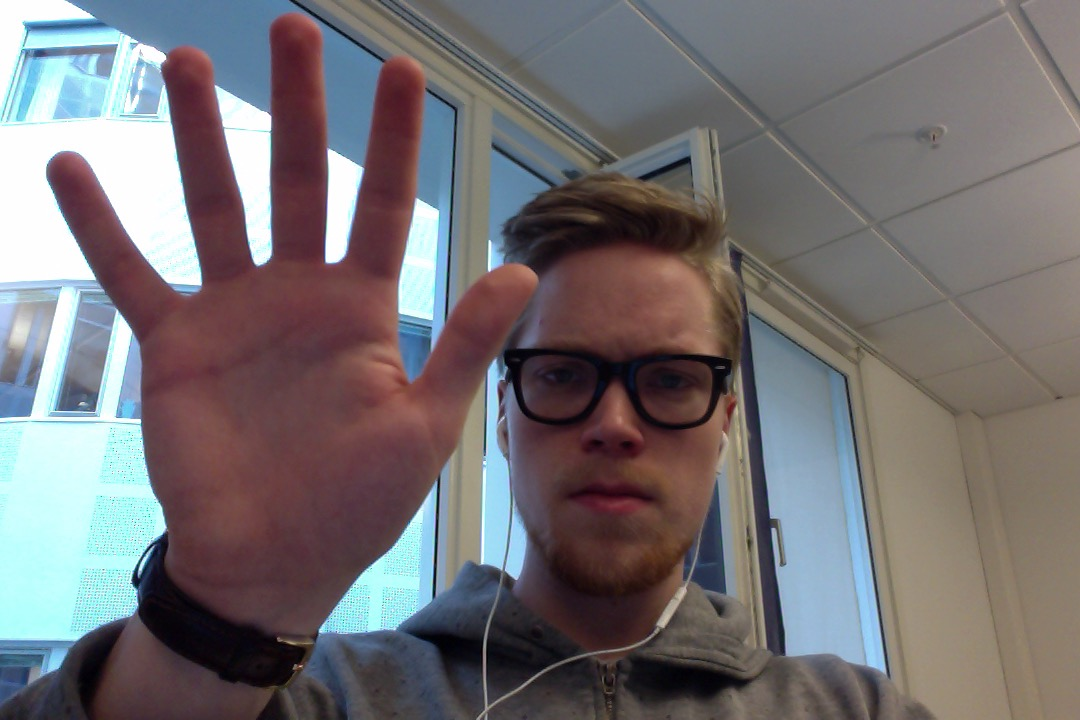
//> input picture cpp/image.jpg, 1080 x 720 px, given in place of the camera
$ ./webcam   (built with g++ and OpenCV 4)
//> lines starting //> are read from the running program, lines starting //| are printed output that depends on the picture; after the words box and inside, x2 and y2 are one past the last pixel; in counts of white or black regions, pixels touching at a corner belong together
#include "stdafx.h"
#include <windows.h>
#include <winuser.h>
#include <thread>
#include <chrono>
#include "opencv2/highgui/highgui.hpp"
#include "opencv2/imgproc/imgproc.hpp"
#include <iostream>
#include <cv.h>
#include <highgui.h>

using namespace cv;
using namespace std;

const double XSCALEFACTOR = 65535 / (GetSystemMetrics(SM_CXSCREEN) - 1);
const double YSCALEFACTOR = 65535 / (GetSystemMetrics(SM_CYSCREEN) - 1);

void mouseLeftClick(int x, int y, int command)
{
	POINT cursorPos;
	GetCursorPos(&cursorPos);

	double cx = cursorPos.x * XSCALEFACTOR;
	double cy = cursorPos.y * YSCALEFACTOR;

	double nx = x * XSCALEFACTOR;
	double ny = y * YSCALEFACTOR;

	INPUT Input = { 0 };
	Input.type = INPUT_MOUSE;

	Input.mi.dx = (LONG)nx;
	Input.mi.dy = (LONG)ny;

	if (command == 0) //down
		Input.mi.dwFlags = MOUSEEVENTF_LEFTDOWN;
	else if (command == 1) //up
		Input.mi.dwFlags = MOUSEEVENTF_LEFTUP;

	SendInput(1, &Input, sizeof(INPUT));
	return;
}

int main(int argc, char** argv){

	VideoCapture cap(0);

	std::this_thread::sleep_for(std::chrono::milliseconds(1000));

	if (!cap.isOpened()){
		cout << "Cannot open webcam" << endl;
		return -1;
	}

	namedWindow("MS Finger Paint", CV_WINDOW_NORMAL);
	namedWindow("Control", CV_WINDOW_NORMAL);

	int minYCC1 = 86;
	int minYCC2 = 140;
	int minYCC3 = 97;

	int maxYCC1 = 255;
	int maxYCC2 = 176;
	int maxYCC3 = 136;

	int gauss_blur = 7;
	int depth = 65;
	int ellipse_size = 3;

	//Create trackbars in "Control" window
	cvCreateTrackbar("minYCC1", "Control", &minYCC1, 255);
	cvCreateTrackbar("minYCC2", "Control", &minYCC2, 255);
	cvCreateTrackbar("minYCC3", "Control", &minYCC3, 255);

	cvCreateTrackbar("maxYCC1", "Control", &maxYCC1, 255);
	cvCreateTrackbar("maxYCC2", "Control", &maxYCC2, 255);
	cvCreateTrackbar("maxYCC3", "Control", &maxYCC3, 255);

	cvCreateTrackbar("Gaussian", "Control", &gauss_blur, 20);
	cvCreateTrackbar("Depth", "Control", &depth, 300);
	cvCreateTrackbar("EllipseSize", "Control", &ellipse_size, 20);

	while (true){ //Create infinte loop for live streaming

		Mat frame;
		Mat frameYCC;
		Mat frameThreshold;
		Mat ellipse = getStructuringElement(MORPH_ELLIPSE, Size(ellipse_size, ellipse_size));
		RNG rng(12345);
		vector<Vec4i> hierarchy;

		bool bSuccess = cap.read(frame);
//> frame is the input picture: 720 rows x 1080 cols, CV_8UC3; mean B, G, R 114.4, 112, 116.6

		if (!bSuccess){
			cout << "Cannot read stream" << endl;
			break;
		}
		//mirror image
		flip(frame, frame, 1);
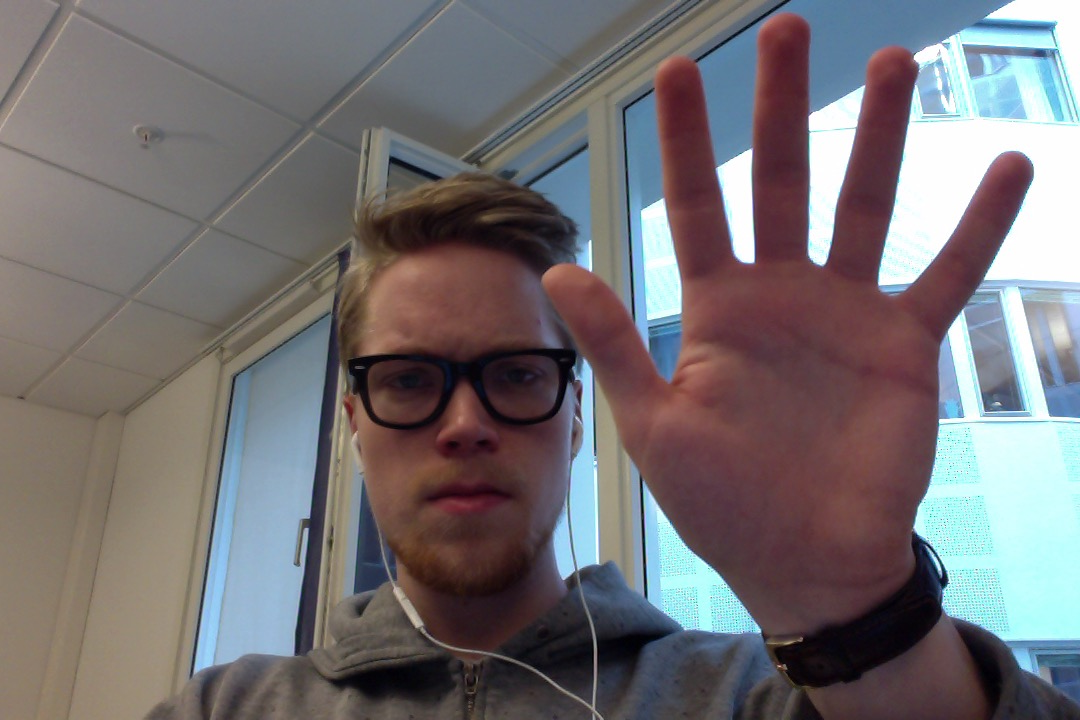
//> frame: 720 rows x 1080 cols, CV_8UC3; mean B, G, R 114.4, 112, 116.6
		//gaussian blur
		Size kSize;
		kSize.height = gauss_blur;
		kSize.width = gauss_blur;
		double sigma = 0.3*(3 / 2 - 1) + 0.8;
		GaussianBlur(frame, frame, kSize, sigma, 0.0, 4);
		//convert RGB -> VCC
		cvtColor(frame, frameYCC, CV_BGR2YCrCb);
//> frameYCC: 720 rows x 1080 cols, CV_8UC3; mean of channels 0, 1, 2 113.6, 130.1, 128.4
		//threshold
		inRange(frameYCC, Scalar(minYCC1, minYCC2, minYCC3), Scalar(maxYCC1, maxYCC2, maxYCC3), frameThreshold); //CV_THRESH_OTSU?
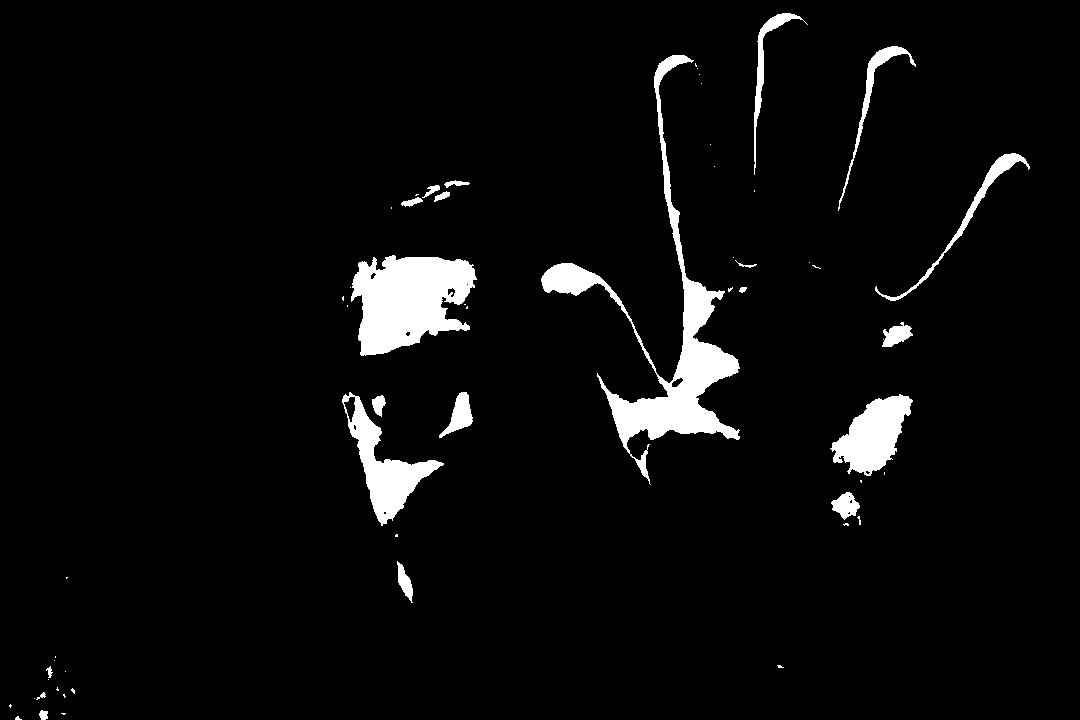
//> frameThreshold: 720 rows x 1080 cols, CV_8UC1; 4.4% white; 57 white regions (36 under 20 px), largest, box (x1, y1, x2, y2) and area: (541, 55, 740, 485) 11463, (351, 255, 477, 356) 8715, (342, 392, 444, 526) 3967
		//open
		erode(frameThreshold, frameThreshold, ellipse);
		dilate(frameThreshold, frameThreshold, ellipse);
		//close
		dilate(frameThreshold, frameThreshold, ellipse);
		erode(frameThreshold, frameThreshold, ellipse);
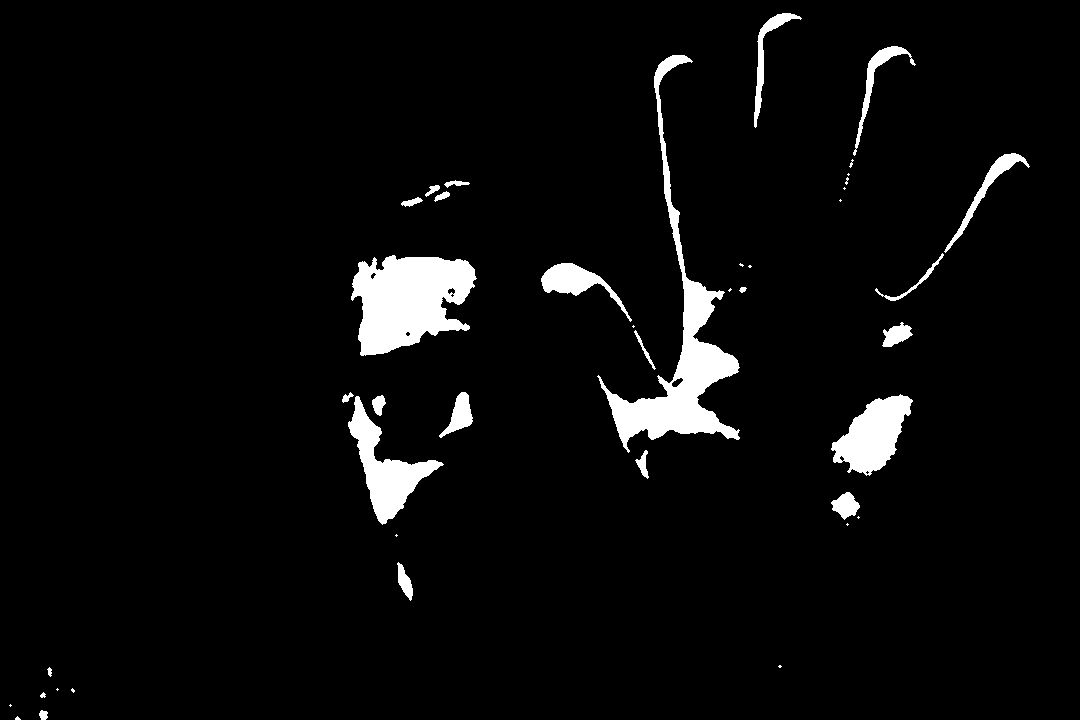
//> frameThreshold: 720 rows x 1080 cols, CV_8UC1; 4.3% white; 42 white regions (17 under 20 px)

		//find contours
		vector<vector <Point> > contours;
		findContours(frameThreshold, contours, CV_RETR_LIST, CV_CHAIN_APPROX_NONE);
//> contours = 49 contours, 22 with area under 20; largest, box (x1, y1, x2, y2) and area: (597, 55, 740, 453) 9018, (351, 255, 477, 356) 8542, (348, 396, 444, 525) 3700, (831, 394, 913, 476) 3602, (541, 263, 632, 322) 1442

		//hull convex and convex defects
		vector<vector<Point> > hull(contours.size());
//> hull = 49 empty contours
		vector<vector<Point> > hull_indice_points(contours.size());
//> hull_indice_points = 49 empty contours
		vector<vector<int> > hull_indices(contours.size());
//> hull_indices = 49 items
		vector<vector<Vec4i> > defects(contours.size());
//> defects = 49 items

		vector<double> areas(contours.size());
		int num_fingers = 0;
		Point cursor;

		Mat drawing = Mat::zeros(frame.size(), CV_8UC3);

		for (int i = 0; i < contours.size(); i++){
			convexHull(Mat(contours[i]), hull[i], false); //for drawing
			convexHull(Mat(contours[i]), hull_indices[i], false); // for calculations
			if (hull_indices[i].size() > 3) // for start, end and furthest points
				convexityDefects(Mat(contours[i]), hull_indices[i], defects[i]);

			//find defects
			for (int j = 0; j < hull[i].size(); j++){
				int indice = hull_indices[i][j];
				hull_indice_points[i].push_back(contours[i][indice]);
			}

			//find end points
			for (int j = 0; j < defects[i].size(); j++){

				if (defects[i][j][3] > depth * 256){
					num_fingers++;
					int start = defects[i][j][0];
					int end = defects[i][j][1];
					int furthest = defects[i][j][2];
					hull_indice_points[i].push_back(contours[i][furthest]);

					circle(drawing, contours[i][start], 10, Scalar(255, 0, 0), -1); //defect
					circle(drawing, contours[i][end], 10, Scalar(0, 255, 0), -1); //second finger
					circle(drawing, contours[i][furthest], 10, Scalar(0, 0, 255), -1); //first finger

					cursor = contours[i][end];

					line(drawing, contours[i][furthest], contours[i][start], Scalar(0, 0, 255), 1);
					line(drawing, contours[i][furthest], contours[i][end], Scalar(0, 0, 255), 1);
				}

			}

				areas.push_back( floor( arcLength(hull[i], true) + 10));
		}
//> this loop made 49 passes
//> (num_fingers, cursor) on passes 1 to 12: (0, Point(0, 0)), (0, Point(0, 0)), (0, Point(0, 0)), (0, Point(0, 0)), (0, Point(0, 0)), (0, Point(0, 0)), (0, Point(0, 0)), (0, Point(0, 0)), (0, Point(0, 0)), (0, Point(0, 0)), (0, Point(0, 0)), (0, Point(0, 0))
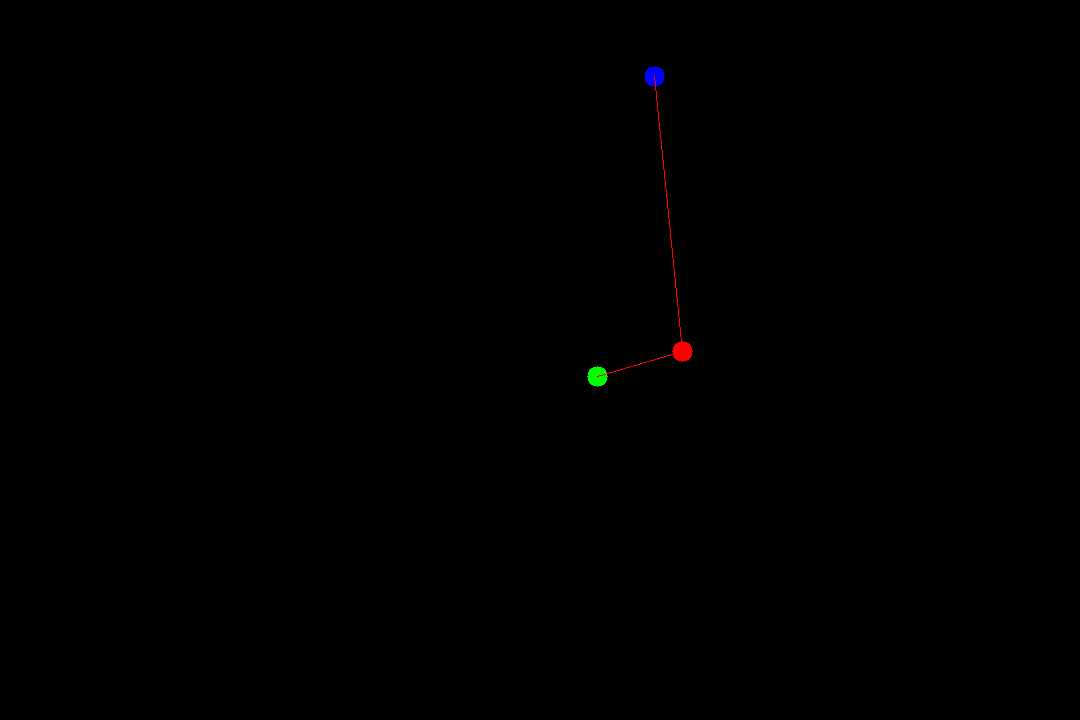
//> drawing: 720 rows x 1080 cols, CV_8UC3; mean B, G, R 0.1, 0.1, 0.2
//> after the loop, hull_indice_points = 49 contours, 22 with area under 20; largest, box (x1, y1, x2, y2) and area: (597, 55, 740, 453) 35441, (351, 255, 477, 356) 10185, (348, 396, 444, 525) 6018, (831, 394, 913, 476) 4123, (853, 46, 916, 156) 2850; num_fingers = 1

		for (int i = 0; i < contours.size(); i++){
			Scalar color = Scalar(rng.uniform(0, 255), rng.uniform(0, 255), rng.uniform(0, 255));
			//draw contours
			drawContours(drawing, hull, i, color, 1, 8, vector<Vec4i>(), 0, Point());
		}
//> this loop made 49 passes
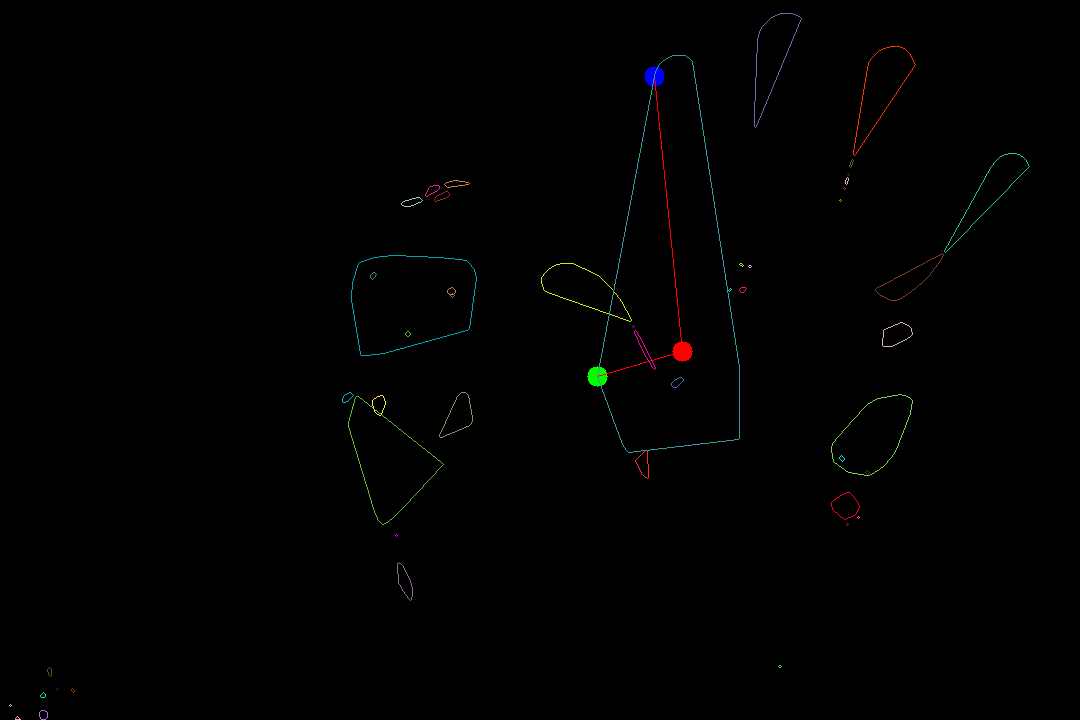
//> drawing: 720 rows x 1080 cols, CV_8UC3; 0.49% of pixels changed, all inside (x1, y1, x2, y2) = (9, 13, 1030, 720)

		//cursor operations
		if (num_fingers == 1){
			SetCursorPos(cursor.x, cursor.y);
//> (this line was passed over: SetCursorPos is not available in this run)

			for (int i = 0; i < areas.size() - 1; i++){
				// [4 lines of commented-out code are left out]
				cout << i << ":    " << areas[i] << endl;
			}
//> this loop made 97 passes
//| 0:    0
//| 1:    0
//| 2:    0
//| 3:    0
//| 4:    0
//| 5:    0
//| 6:    0
//| 7:    0
//> (output is shown up to pass 8 of 97)
		}
		else if (num_fingers == 2){
			//keyboard shortcut to paint bucket tool
		}
		else if (num_fingers == 3){
			//keyboard shortcut to line tool
		}
		else if (num_fingers == 4){
			//keyboard shortcut to eye dropper tool
		}

		imshow("MS Finger Paint", drawing); //Show image frames on created window

		//Pressing escape closes the program
		if (waitKey(30) == 27){
//> the Esc key is pressed
			cout << "Initiated quit by user" << endl;
			break;
		}
	}

	return 0;
}
